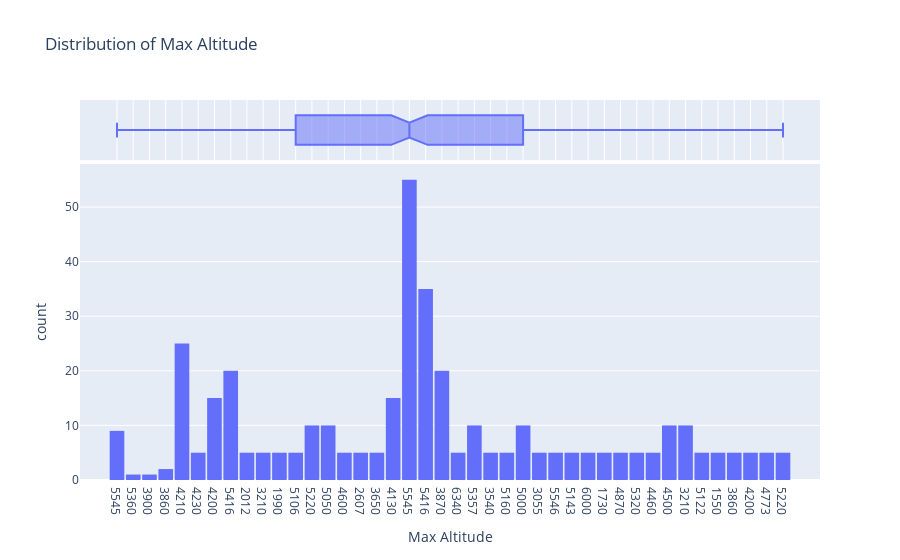

Notebook code cell kept with this figure:
### Code cell
fig = px.histogram(df,
                  x='Max Altitude',
                  marginal='box',
                  title="Distribution of Max Altitude")
fig.update_layout(bargap=0.1)
fig.show()

### Figure 1 — Plotly figure (JSON) as saved in the notebook; plotly's stock layout.template omitted (floating-point values rounded to 4 significant figures; data arrays with more than 128 entries replaced by an {"elided": "..."} marker saying what was removed)
{"data": [{"alignmentgroup": "True", "bingroup": "x", "hovertemplate": "Max Altitude=%{x}<br>count=%{y}<extra></extra>", "legendgroup": "", "marker": {"color": "#636efa", "pattern": {"shape": ""}}, "name": "", "offsetgroup": "", "orientation": "v", "showlegend": false, "type": "histogram", "x": {"elided": "383 str values"}, "xaxis": "x", "yaxis": "y"}, {"alignmentgroup": "True", "hovertemplate": "Max Altitude=%{x}<extra></extra>", "legendgroup": "", "marker": {"color": "#636efa"}, "name": "", "notched": true, "offsetgroup": "", "showlegend": false, "type": "box", "x": {"elided": "383 str values"}, "xaxis": "x2", "yaxis": "y2"}], "layout": {"bargap": 0.1, "barmode": "relative", "legend": {"tracegroupgap": 0}, "title": {"text": "Distribution of Max Altitude"}, "xaxis": {"anchor": "y", "domain": [0, 1], "title": {"text": "Max Altitude"}}, "xaxis2": {"anchor": "y2", "domain": [0, 1], "matches": "x", "showgrid": true, "showticklabels": false}, "yaxis": {"anchor": "x", "domain": [0, 0.8316], "title": {"text": "count"}}, "yaxis2": {"anchor": "x2", "domain": [0.8416, 1], "matches": "y2", "showgrid": false, "showline": false, "showticklabels": false, "ticks": ""}}}
